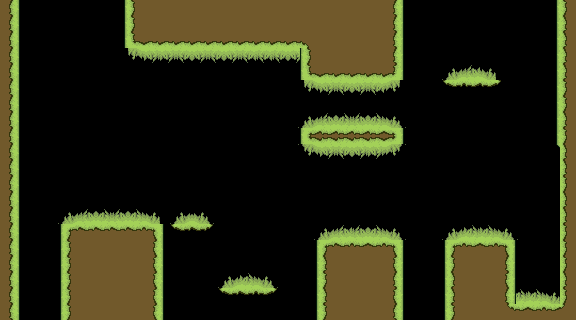

Below is a game level as drawn by its tile map, then a one-line description and the .tmx that defines it (tile-layer data replaced by summaries):
An orthogonal 36x20 tile map with 16x16 px tiles, 7 tile layers (Background, Floorground trim, Floor, Platforms, ...), 5 tilesets.

<map version="1.8" tiledversion="1.8.4" orientation="orthogonal" renderorder="right-down" width="36" height="20" tilewidth="16" tileheight="16" infinite="0" nextlayerid="18" nextobjectid="2">
 <tileset firstgid="1" source="../Tilesheets/tilesheet-Forest01.tsx" />
 <tileset firstgid="177" source="../Tilesheets/tilesheet-Hills01.tsx" />
 <tileset firstgid="241" source="../Tilesheets/trees.tsx" />
 <tileset firstgid="245" source="../Tilesheets/FORESTSHEET.tsx" />
 <tileset firstgid="309" source="../Tilesheets/forest-floorset.tsx" />
 <layer id="7" name="Background" width="36" height="20">
  <properties>
   <property name="unity:SortingLayer" value="Background" />
   <property name="unity:SortingOrder" type="int" value="-13" />
  </properties>
  <data>[720 cells, 0 non-empty, 0 distinct tile ids]</data>
 </layer>
 <layer id="9" name="Floorground trim" width="36" height="20">
  <properties>
   <property name="unity:SortingLayer" value="Environment" />
   <property name="unity:SortingOrder" type="int" value="-11" />
  </properties>
  <data>[720 cells, 69 non-empty, 3 distinct tile ids]</data>
 </layer>
 <layer id="1" name="Floor" width="36" height="20">
  <properties>
   <property name="unity:Layer" value="Ground" />
   <property name="unity:SortingLayer" value="Environment" />
   <property name="unity:SortingOrder" type="int" value="-10" />
  </properties>
  <data>[720 cells, 213 non-empty, 7 distinct tile ids]</data>
 </layer>
 <layer id="14" name="Platforms" width="36" height="20">
  <properties>
   <property name="unity:Layer" value="Ground" />
   <property name="unity:SortingLayer" value="Environment" />
   <property name="unity:SortingOrder" type="int" value="-10" />
   <property name="unity:Tag" value="Platform" />
  </properties>
  <data>[720 cells, 14 non-empty, 2 distinct tile ids]</data>
 </layer>
 <layer id="15" name="Wall" width="36" height="20">
  <properties>
   <property name="unity:Layer" value="Wall" />
   <property name="unity:SortingLayer" value="Environment" />
   <property name="unity:SortingOrder" type="int" value="-9" />
  </properties>
  <data>[720 cells, 53 non-empty, 2 distinct tile ids]</data>
 </layer>
 <layer id="3" name="Decor" width="36" height="20">
  <properties>
   <property name="unity:SortingLayer" value="Environment" />
   <property name="unity:SortingOrder" type="int" value="-8" />
  </properties>
  <data>[720 cells, 0 non-empty, 0 distinct tile ids]</data>
 </layer>
 <layer id="6" name="Extra" width="36" height="20">
  <properties>
   <property name="unity:SortingLayer" value="Environment" />
   <property name="unity:SortingOrder" type="int" value="-6" />
  </properties>
  <data>[720 cells, 0 non-empty, 0 distinct tile ids]</data>
 </layer>
</map>
